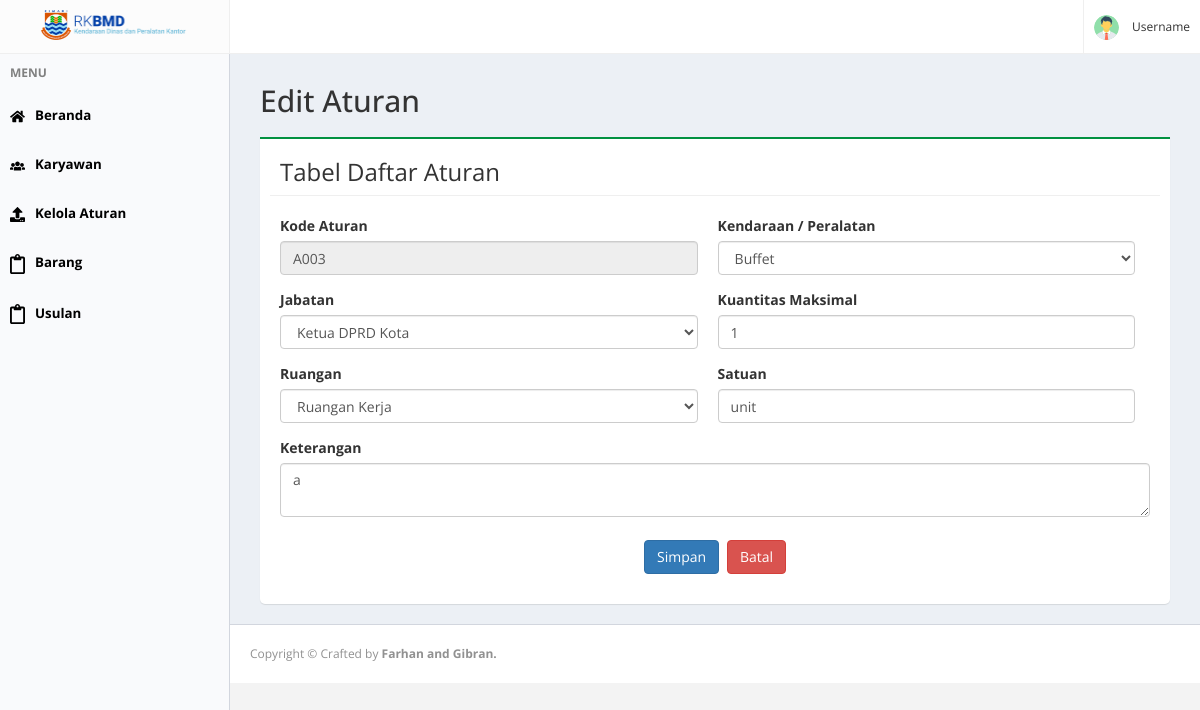
Page /alpha_skpd/pengelola/?data=edit_aturan&&kode_aturan=A003 (signed in) on the committed database.
### tables this page shows
CREATE TABLE `aturan` (
  `kode_aturan` varchar(4) NOT NULL,
  `kode_jabatan` varchar(3) NOT NULL,
  `kode_barang` varchar(64) NOT NULL,
  `kode_ruangan` varchar(3) NOT NULL,
  `kuantitas_maks` int(2) NOT NULL,
  `satuan` varchar(8) NOT NULL,
  `keterangan` varchar(200) NOT NULL
);

### alpha_skpd/pengelola/aturan/edit.php (the view, shortened to what this page needs)
<?php
	include "koneksi/koneksi.php";
	$edit = mysqli_query($koneksi,"select * from aturan where kode_aturan='$_GET[kode_aturan]'");
	$datanow = mysqli_fetch_array($edit);
?>
<div class="main-dash">
	<div class="main-content">
		<div class="main-title"><h2>Edit Aturan <?php $_GET?></h2></div>
		<div class="content-big green"><h3 class="content-title">Tabel Daftar Aturan</h3><br/>
		<form method="POST" action="aturan/update.php" style="padding:0px 10px 10px 10px;">
			<div style="width:48%;float:left;margin-right:20px;">
				<div class="form-group">
					<label for="kode_aturan">Kode Aturan</label>
					<input type="text" name="kode_aturan" value="<?php echo $datanow['kode_aturan'];?>" readonly class="form-control">
				</div>
				<div class="form-group">
					<label for="kode_jabatan">Jabatan</label>
					<select name="kode_jabatan" class="form-control">
							<?php
								$query_jabatan=mysqli_query($koneksi,"SELECT * FROM jabatan ORDER BY kode_jabatan ASC");
								while ($data=mysqli_fetch_array($query_jabatan)) {
									if ($datanow['kode_jabatan']==$data['kode_jabatan']) {
										echo '<option value="'.$data['kode_jabatan'].'" selected="selected">'.$data['nama_jabatan'].'</option>';
									}else{
										echo '<option value="'.$data['kode_jabatan'].'">'.$data['nama_jabatan'].'</option>';
									}
								}
							?>
					</select>
				</div>
				<div class="form-group">
					<label for="kode_ruangan">Ruangan</label>
					<select name="kode_ruangan" class="form-control">
							<?php
								$query_ruangan=mysqli_query($koneksi,"SELECT * FROM ruangan ORDER BY kode_ruangan ASC");
								while ($data=mysqli_fetch_array($query_ruangan)) {
									if ($datanow['kode_ruangan']==$data['kode_ruangan']) {
										echo '<option value="'.$data['kode_ruangan'].'" selected="selected">'.$data['nama_ruangan'].'</option>';
									}else{
										echo "<option value='".$data['kode_ruangan']."'>".$data['nama_ruangan']."</option>";
									}
								}
							?>
						</select>
				</div>
			</div>
			<div style="width:48%;float:left;">
				<div class="form-group">
					<label for="kode_barang">Kendaraan / Peralatan</label>
					<select name="kode_barang" class="form-control">
							<?php
								$query_barang=mysqli_query($koneksi,"SELECT * FROM barang ORDER BY kode_barang ASC");
								while ($data=mysqli_fetch_array($query_barang)) {
									if ($datanow['kode_barang']==$data['kode_barang']) {
										echo '<option value="'.$data['kode_barang'].'" selected="selected">'.$data['nama_barang'].'</option>';
									}else{
										echo "<option value='".$data['kode_barang']."'>".$data['nama_barang']."</option>";
									}
								}
							?>
					</select>
				</div>
				<div class="form-group">
					<label for="kuantitas_maks">Kuantitas Maksimal</label>
					<input type="number" name="kuantitas_maks" value="<?php echo $datanow['kuantitas_maks'];?>" class="form-control">
				</div>
				<div class="form-group">
					<label for="satuan">Satuan</label>
					<input type="text" name="satuan" value="<?php echo $datanow['satuan'];?>" class="form-control">
				</div>
			</div>
			<div class="form-group">
					<label for="keterangan">Keterangan</label>
					<textarea name="keterangan" class="form-control"><?php echo $datanow['keterangan'];?></textarea>
				</div>
			<h2 colspan=2 align=center><input type="Submit" value="Simpan" class="btn btn-primary"> <input type=button value=Batal onclick=self.history.back() class="btn btn-danger"></h2>
		</form>
		</div>
	</div>
</div>

### alpha_skpd/pengelola/assets/css/styles.css (style rules this page uses)
* { margin:0; padding:0; }
html { background-color: #f3f3f3; }
body { font: normal 14px sans-serif; }

### alpha_skpd/assets/css/style.css (style rules this page uses)
body { font-family: 'Open Sans','Helvetica Neue',Helvetica,Arial,sans-serif; -webkit-font-smoothing: antialiased; }
input[type=text], input[type=password], textarea { box-sizing : border-box; }
.cek { margin:0px; }
.main-dash { padding-left:260px; background-color:#ECF0F5; min-height:500px; padding-top:10px; padding-right:30px; padding-bottom:20px; }
.main-content { width:100%; }
.content-big { min-height:300px; background-color:white; border-bottom-left-radius:5px; border-bottom-right-radius:5px; padding:10px; margin-top:20px; box-shadow: 0 1px 1px rgba(0,0,0,0.1); }
.green { border-top:2px solid #019140; }
.content-title { border-bottom:1px solid #efefef; padding:10px; margin:0px; font-weight:normal; }

### rows in the picture
aturan: kode_aturan "A003", kuantitas_maks "1", satuan "unit", keterangan "a"

### other values in the picture
form field kode_jabatan "Ketua DPRD Kota"
form field kode_ruangan "Ruangan Kerja"
form field kode_barang "Buffet"
